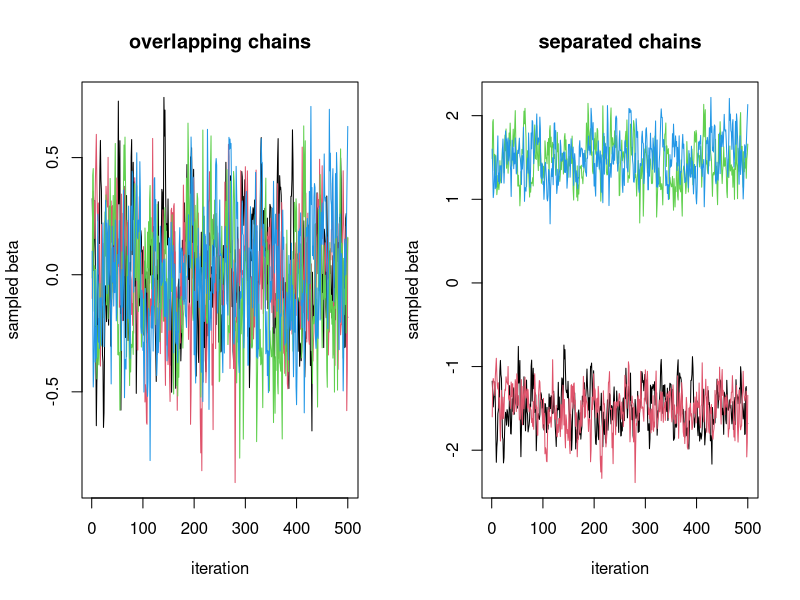

Write R code to recreate this figure.
## ---- chunk 1
#| label: contrasting-trace-plots
#| echo: true

set.seed(326)
iteration_count <- 500
chain_count <- 4

stable <- replicate(
  chain_count,
  as.numeric(arima.sim(list(ar = .60), n = iteration_count,
                       sd = .20))
)

separated <- cbind(
  stable[, 1] - 1.5,
  stable[, 2] - 1.5,
  stable[, 3] + 1.5,
  stable[, 4] + 1.5
)

old_par <- par(mfrow = c(1, 2))
matplot(stable, type = "l", lty = 1,
        xlab = "iteration", ylab = "sampled beta",
        main = "overlapping chains")
matplot(separated, type = "l", lty = 1,
        xlab = "iteration", ylab = "sampled beta",
        main = "separated chains")
par(old_par)

stopifnot(diff(range(colMeans(stable))) < .2)
stopifnot(diff(range(colMeans(separated))) > 2)
